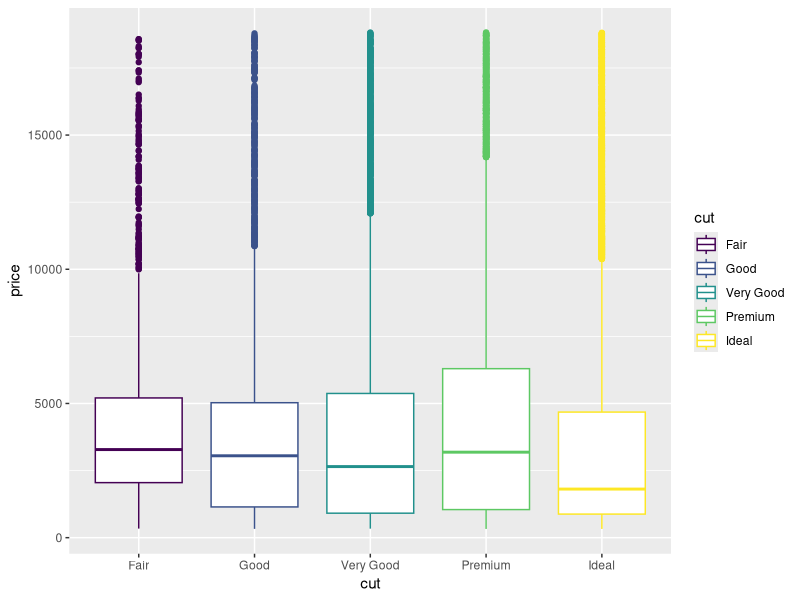
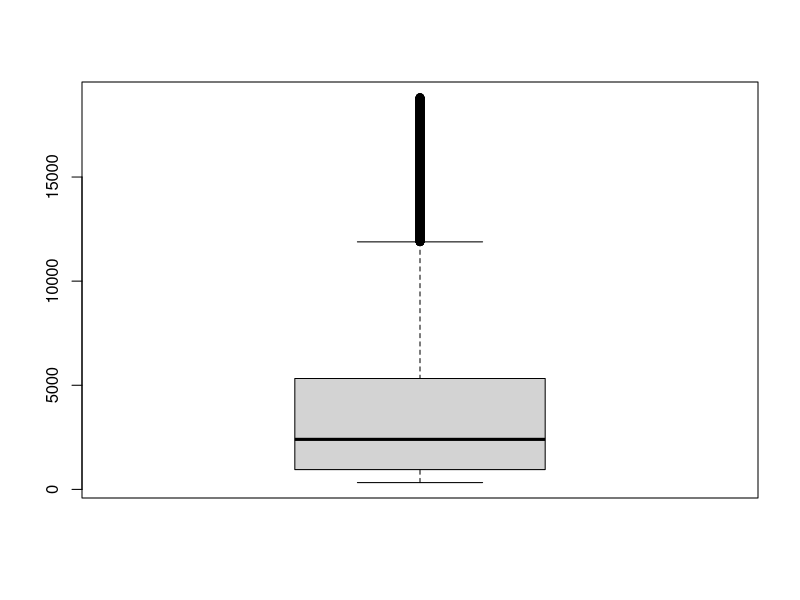
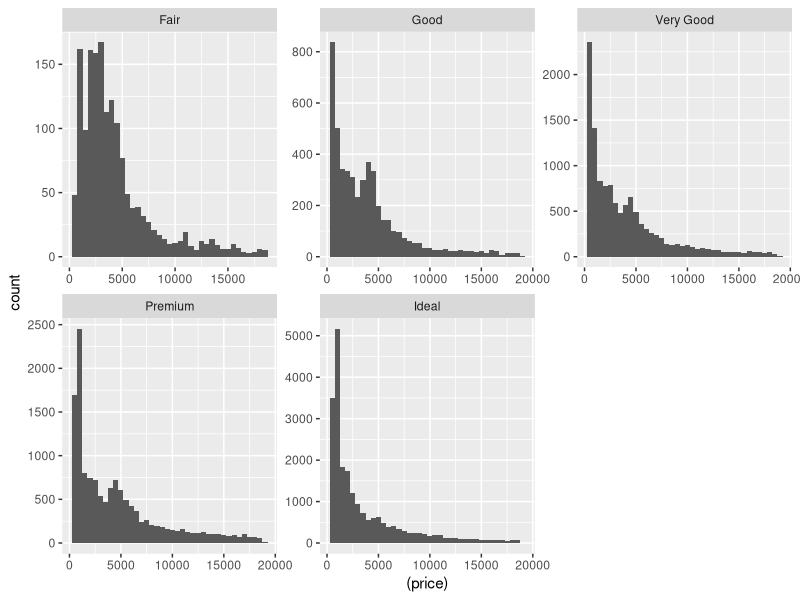
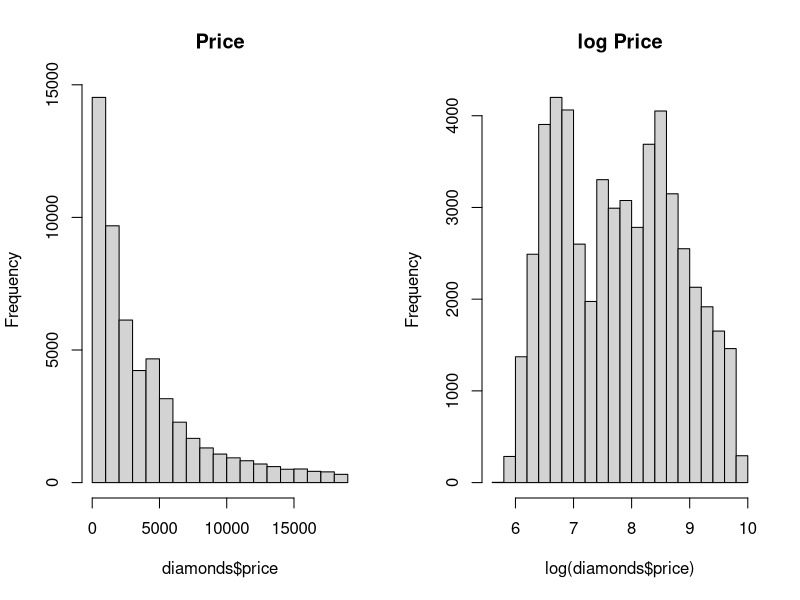
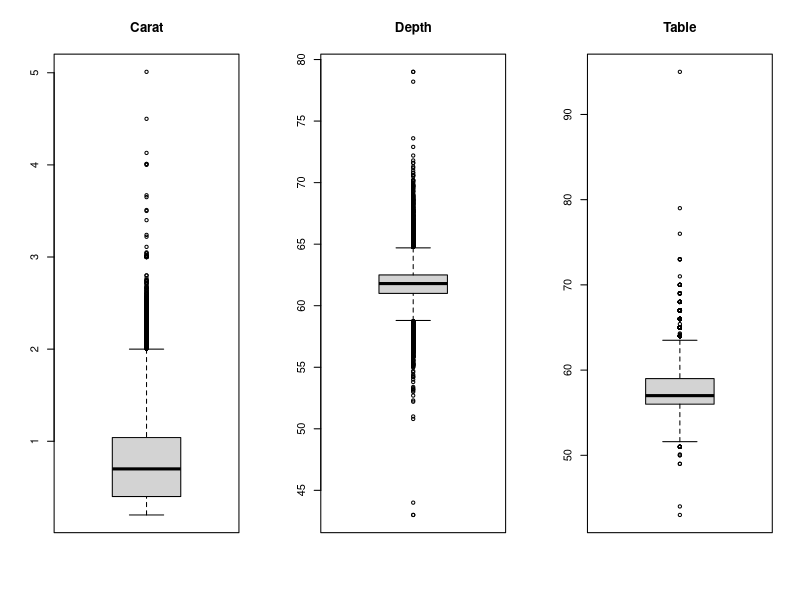
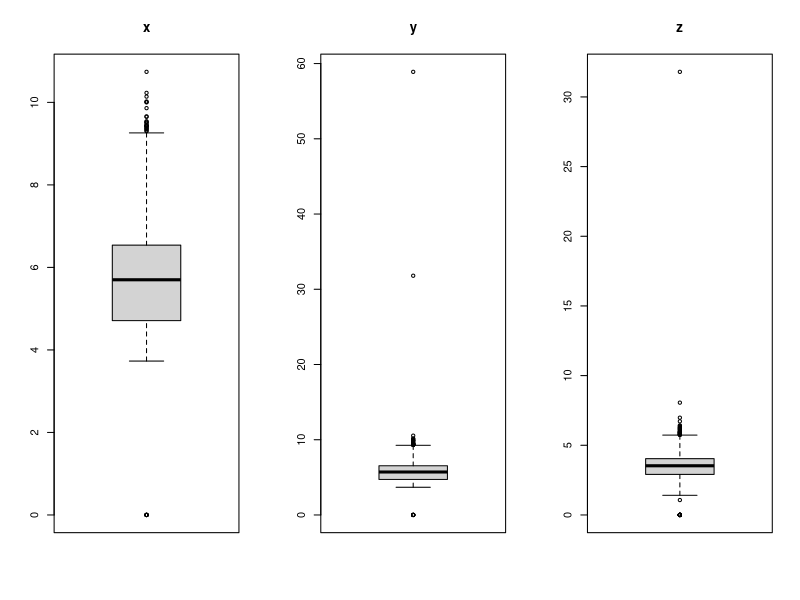
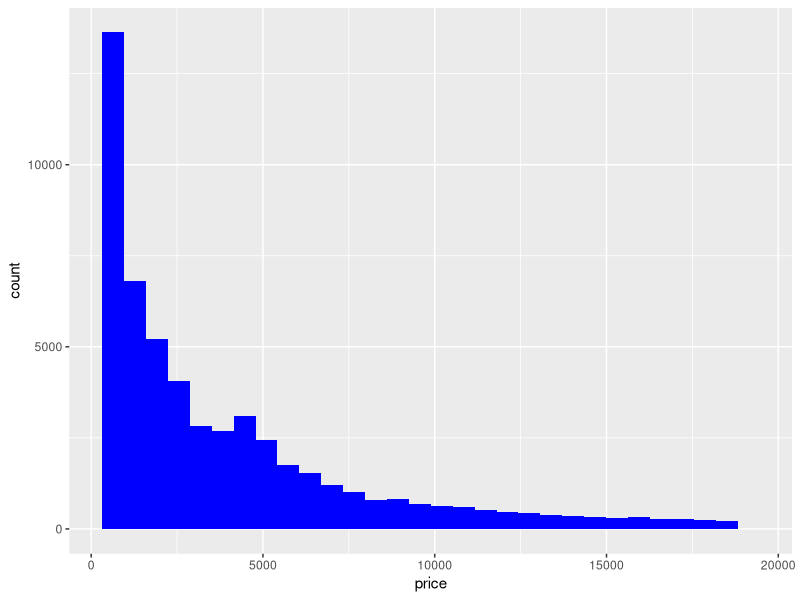
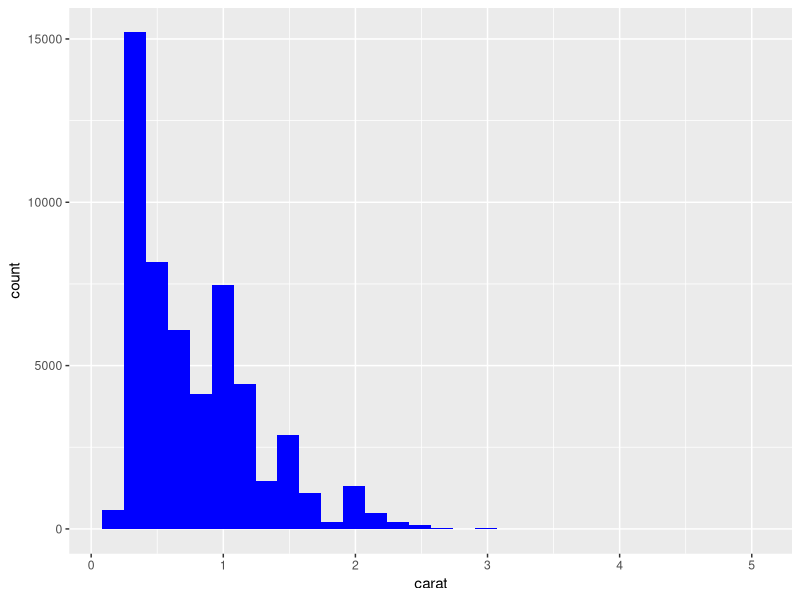

Write the R code that produced these figures, in order.
library(MASS)
library(ggplot2)
library(dplyr)
library(data.table)
library(tidyr)
library(GGally)

data(diamonds)
diamonds= data.table(diamonds)
#diamonds
#A saída da função summary() está de acordo com a descrição mostrada anteriormente?
#Na variavel Clarity esta diferente da descrição da descrição mostrada anteriomente faltando dois status
#I1 e IF
summary(diamonds)

#Estrutura dos dados
str(diamonds)

#Primeiras linhas
head(diamonds, n =10)
#Ultimas linhas
tail(diamonds, n = 10)

#Analise do preço
diamonds %>%
  ggplot(aes(x=cut,y=price, color=cut)) +
  geom_boxplot()

boxplot(diamonds$price)

diamonds %>%
  ggplot(aes(x=(price))) +
  geom_histogram(stat="bin",binwidth= 500) +
  facet_wrap(~cut, scales = "free")


par(mfrow=c(1,2))
hist(diamonds$price,main="Price")
hist(log(diamonds$price),main="log Price")

par(mfrow = c(1,3))
boxplot(diamonds$carat, main ="Carat")
boxplot(diamonds$depth, main = "Depth")
boxplot(diamonds$table, main = "Table")

par(mfrow = c(1,3))
boxplot(diamonds$x, main ="x")
boxplot(diamonds$y, main ="y")
boxplot(diamonds$z, main ="z")

par(mfrow=c(1,3))
ggplot(diamonds, aes(x = price)) +
  geom_histogram(fill = 'blue', bins = 30 )
ggplot(diamonds, aes(x = carat)) +
  geom_histogram(fill = 'blue', bins = 30 )
ggplot(diamonds, aes(x = depth)) +
  geom_histogram(fill = 'blue', bins = 30 )

ggplot(diamonds, aes(x = table)) +
  geom_histogram(fill = 'blue', bins = 30 )

ggplot(diamonds, aes(x = x)) +
  geom_histogram(fill = 'blue', bins = 30 )

ggplot(diamonds, aes(x = y)) +
  geom_histogram(fill = 'blue', bins = 30 )
ggplot(diamonds, aes(x = z)) +
  geom_histogram(fill = 'blue', bins = 30 )

#correlação
cor((diamonds)[,.(carat,x,y,z)])

cor(diamonds[,.(price, carat)])

cor(diamonds[,.(log(price), log(carat))])

#Ao plotar as variáveis categóricas como cor, podemos ver que essas três variáveis mostram uma relação com Price. A partir daqui, poderíamos supor que essas três variáveis seriam importantes na previsão de preço, portanto, incluí-las
#como recursos em nosso modelo de previsão a seguir.

par(mfrow=c(1,3))
diamonds %>%
  ggplot(aes(log(price),log(carat), col= clarity))+
  geom_point()

diamonds %>%
  ggplot(aes(log(price),log(carat), col= cut))+
  geom_point()

diamonds %>%
  ggplot(aes(log(price),log(carat), col= color))+
  geom_point()


#Relacão entre duas variaveis categoricas, utilizando a frequencia relativa 
new= 
  diamonds %>%
  group_by(color, cut) %>%
  summarise(n=n()) %>%
  group_by(cut) %>%
  mutate(sum.n= sum(n)) %>%
  ungroup() %>%
  mutate(n2= n/sum.n) %>%
  select(color, cut, n2)


#Azul mais escuro indica contagem mais alta e branco indica contagem baixa
new %>% spread(cut,n2)
new %>%
  ggplot(aes(color, cut)) +
  geom_tile(aes(fill=n2*100), colour = "white") +
  scale_fill_gradient(low="white",high="blue") +
  labs(fill = "Density")

